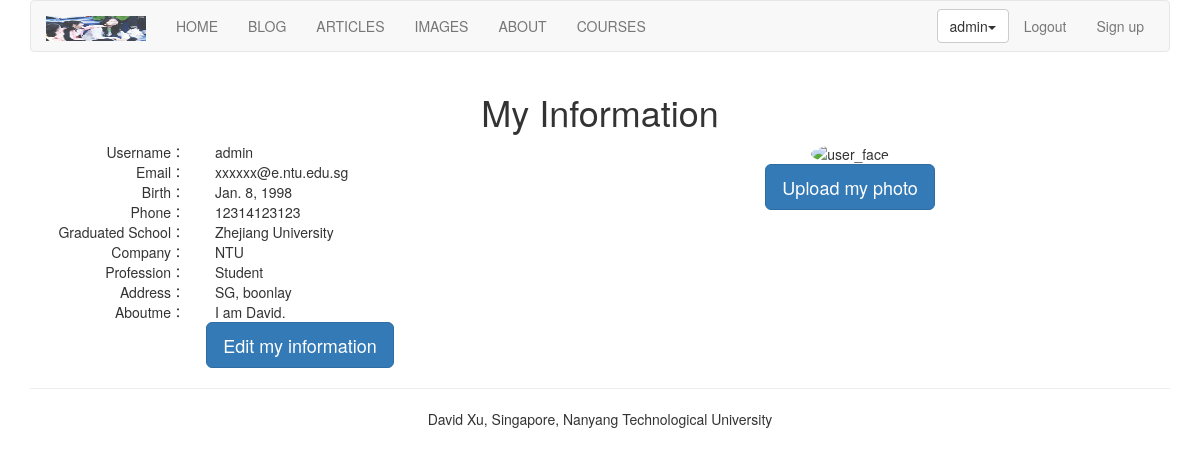
/account/my-information/ (signed in), run on the app's committed database.
### account/models.py (models this page shows, shortened)
class UserProfile(models.Model):
    user = models.OneToOneField(User, on_delete=models.CASCADE, unique=True)
    birth = models.DateField(blank=True, null=True)
    phone = models.CharField(max_length=20, null=True)

class UserInfo(models.Model):
    user = models.OneToOneField(User, on_delete=models.CASCADE, unique=True)
    school = models.CharField(max_length=100, blank=True)
    company = models.CharField(max_length=100, blank=True)
    profession = models.CharField(max_length=100, blank=True)
    address = models.CharField(max_length=100, blank=True)
    aboutme = models.TextField(blank=True)
    photo = models.ImageField(blank=True)

### account/views.py (the view)
# urls.py: path('my-information/', views.myself, name="my_information"),
@login_required()
def myself(request):
    if hasattr(request.user, 'userprofile'):
        userprofile = UserProfile.objects.get(user=request.user)
        userinfo = UserInfo.objects.get(user=request.user)
    else:
        userprofile = UserProfile.objects.create(user=request.user)
        userinfo = UserInfo.objects.create(user=request.user)
    return render(request, "account/myself.html",
                  {"user": request.user, "userinfo": userinfo, "userprofile": userprofile})

### templates/account/myself.html (shortened to what this page needs)
{% extends "base.html" %}
{% load staticfiles %}
{% block content %}
<div class="row text-center vertical-middle-sm">
    <h1>My Information</h1>
    <div class="row">
        <div class="col-md-6">
            <div class="row">
                <div class="col-md-4 text-right"><span>Username：</span></div>
                <div class="col-md-8 text-left">{{ user.username }}</div>
            </div>
            <div class="row">
                <div class="col-md-4 text-right"><span>Email：</span></div>
                <div class="col-md-8 text-left">{{ user.email }}</div>
            </div>
            <div class="row">
                <div class="col-md-4 text-right"><span>Birth：</span></div>
                <div class="col-md-8 text-left">{{ userprofile.birth }}</div>
            </div>
            <div class="row">
                <div class="col-md-4 text-right"><span>Phone：</span></div>
                <div class="col-md-8 text-left">{{ userprofile.phone }}</div>
            </div>
            <div class="row">
                <div class="col-md-4 text-right"><span>Graduated School：</span></div>
                <div class="col-md-8 text-left">{{ userinfo.school }}</div>
            </div>
            <div class="row">
                <div class="col-md-4 text-right"><span>Company：</span></div>
                <div class="col-md-8 text-left">{{ userinfo.company }}</div>
            </div>
            <div class="row">
                <div class="col-md-4 text-right"><span>Profession：</span></div>
                <div class="col-md-8 text-left">{{ userinfo.profession }}</div>
            </div>
            <div class="row">
                <div class="col-md-4 text-right"><span>Address：</span></div>
                <div class="col-md-8 text-left">{{ userinfo.address }}</div>
            </div>
            <div class="row">
                <div class="col-md-4 text-right"><span>Aboutme：</span></div>
                <div class="col-md-8 text-left">{{ userinfo.aboutme }}</div>
            </div>
            <a href="{% url 'account:edit_my_information' %}">
                <button class="btn btn-primary btn-lg">Edit my information</button>
            </a>
        </div>
        <div class="col-md-6">
            <div style="margin-right: 100px">
                {% if userinfo.photo %}
                <img class="img-circle" src="{{ userinfo.photo|striptags }}" id="my_photo" alt="user_face">
                {% else %}
                <img class="img-circle" src="{% static 'images/newton.jpg' %}" id=" my_photo" alt="user_face">
                {% endif %}
            </div>
            <div style="margin-right: 100px">
                <button class="btn btn-primary btn-lg" id="upload_image" onclick="upload_image_layer()">Upload my
                    photo
                </button>
            </div>
        </div>
    </div>
</div>
{% endblock %}

### templates/header.html (shortened to what this page needs)
{% load staticfiles %}
<div class="container">
    <nav class="navbar navbar-default" role="navigation">
        <div class="navbar-header">
            <a class="navbar-brand" href="#">
                <img src="{% static '/images/logo.png' %}" width="100px" height="25px" alt="logo">
            </a>
        </div>
        <div>
            <ul class="nav navbar-nav" role="navigation">
                <li><a href="{% url 'home' %}">HOME</a></li>
                <li><a href="{% url 'blog:blog_title' %}">BLOG</a></li>
                <li><a href="{% url 'article:article_titles' %}">ARTICLES</a></li>
                <li><a href="{% url 'image:falls_images' %}">IMAGES</a></li>
                <li><a href="{% url 'course:about' %}">ABOUT</a></li>
                <li><a href="{% url 'course:course_list' %}">COURSES</a></li>
            </ul>
            <ul class="nav navbar-nav navbar-right" style="margin-right: 10px;">
                {% if user.is_authenticated %}
                <li>
                    <div class="dropdown" style="margin-top: 8px">
                        <button class="btn btn-default dropdown-toggle" type="button" id="dropdownMenu" data-toggle="dropdown">{{ user.username }}<span class="caret"></span></button>
                    </div>
                </li>
                <li><a href="{% url 'account:user_logout' %}">Logout</a></li>
                {% else %}
                <li><a href="{% url 'account:user_login' %}">Login</a></li>
                {% endif %}
                <li><a href="{% url 'account:user_register' %}">Sign up</a></li>
            </ul>
        </div>
    </nav>
</div>

### data on the page
UserProfile: birth "Jan. 8, 1998", phone "12314123123"
UserInfo: school "Zhejiang University", company "NTU", profession "Student", address "SG, boonlay", aboutme "I am David."

### other printed values
{{ user.username }} "admin"
{{ user.email }} "xxxxxx@e.ntu.edu.sg"
